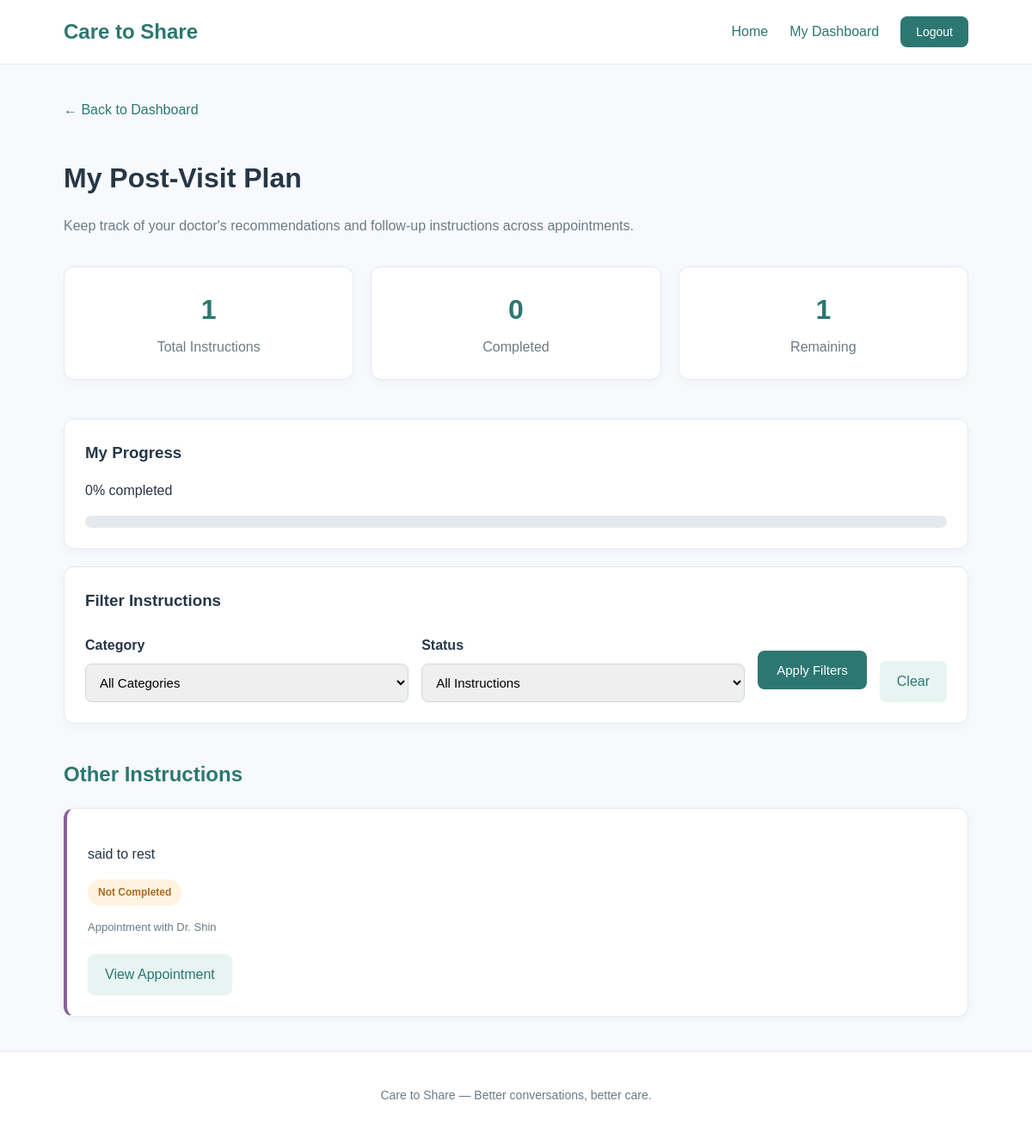
/post-visit-plan/ (signed in), run on the app's committed database.
### appointments/models.py (models this page shows, shortened)
class VisitInstruction(models.Model):
    CATEGORY_CHOICES = [
        ("medication", "Medications"),
        ("follow_up", "Follow-Up Appointments"),
        ("lifestyle", "Lifestyle Recommendations"),
        ("tests", "Tests and Procedures"),
        ("other", "Other Instructions"),
    ]
    appointment = models.ForeignKey(
        Appointment,
        on_delete=models.CASCADE,
        related_name="instructions"
    )
    instruction = models.TextField()
    category = models.CharField(
        max_length=20,
        choices=CATEGORY_CHOICES,
        default="other"
    )
    due_date = models.DateField(
        null=True,
        blank=True
    )
    completed = models.BooleanField(
        default=False
    )

class Appointment(models.Model):
    user = models.ForeignKey(
        settings.AUTH_USER_MODEL,
        on_delete=models.CASCADE
    )
    doctor_name = models.CharField(max_length=100)
    appointment_date = models.DateTimeField()
    reason_for_visit = models.TextField()
    created_at = models.DateTimeField(auto_now_add=True)

### appointments/views.py (the view)
# urls.py: path("post-visit-plan/", views.post_visit_dashboard, name="post_visit_dashboard"),
@login_required
def post_visit_dashboard(request):
    instructions = VisitInstruction.objects.filter(
        appointment__user=request.user
    ).select_related("appointment")
    total_tasks = instructions.count()
    completed_tasks = instructions.filter(completed=True).count()
    remaining_tasks = total_tasks - completed_tasks
    completion_percentage = (
        round(completed_tasks / total_tasks * 100)
        if total_tasks > 0 else 0
    )
    selected_category = request.GET.get("category", "")
    selected_status = request.GET.get("status", "")
    valid_categories = dict(VisitInstruction.CATEGORY_CHOICES)
    if selected_category in valid_categories:
        instructions = instructions.filter(
            category=selected_category
        )
    if selected_status == "completed":
        instructions = instructions.filter(completed=True)
    elif selected_status == "pending":
        instructions = instructions.filter(completed=False)
    grouped_instructions = []
    for category_value, category_name in VisitInstruction.CATEGORY_CHOICES:
        category_tasks = list(
            instructions.filter(
                category=category_value
            ).order_by("due_date", "id")
        )
        if category_tasks:
            grouped_instructions.append({
                "name": category_name,
                "tasks": category_tasks,
            })
    return render(
        request,
        "appointments/post_visit_dashboard.html",
        {
            "grouped_instructions": grouped_instructions,
            "total_tasks": total_tasks,
            "completed_tasks": completed_tasks,
            "remaining_tasks": remaining_tasks,
            "completion_percentage": completion_percentage,
            "categories": VisitInstruction.CATEGORY_CHOICES,
            "selected_category": selected_category,
            "selected_status": selected_status,
        }
    )

### appointments/templates/appointments/post_visit_dashboard.html (shortened to what this page needs)
{% extends "appointments/base.html" %}
{% block content %}
<div class="page-header">
    <a href="{% url 'dashboard' %}" class="back-link">
        ← Back to Dashboard
    </a>
    <h1>My Post-Visit Plan</h1>
    <p>
        Keep track of your doctor's recommendations
        and follow-up instructions across appointments.
    </p>
</div>
<div class="post-visit-stats">
    <div class="card stat-card">
        <h3>{{ total_tasks }}</h3>
        <p>Total Instructions</p>
    </div>
    <div class="card stat-card">
        <h3>{{ completed_tasks }}</h3>
        <p>Completed</p>
    </div>
    <div class="card stat-card">
        <h3>{{ remaining_tasks }}</h3>
        <p>Remaining</p>
    </div>
</div>
<div class="card">
    <h3>My Progress</h3>
    <p>{{ completion_percentage }}% completed</p>
    <div class="progress-bar-background">
    </div>
</div>
<div class="card">
    <h3>Filter Instructions</h3>
    <form method="get" class="post-visit-filters">
        <div>
            <label for="category">Category</label>
            <select name="category" id="category">
                <option value="">All Categories</option>
            </select>
        </div>
        <div>
            <label for="status">Status</label>
            <select name="status" id="status">
                <option value="">All Instructions</option>
            </select>
        </div>
        <button type="submit" class="btn">
            Apply Filters
        </button>
        <a href="{% url 'post_visit_dashboard' %}"
           class="btn-secondary">
            Clear
        </a>
    </form>
</div>
{% for group in grouped_instructions %}
    <section class="post-visit-category">
        <h2>{{ group.name }}</h2>
        {% for instruction in group.tasks %}
            <div class="card post-visit-task">
                <p class="task-instruction">
                    {{ instruction.instruction }}
                </p>
                <div class="task-details">
                    {% if instruction.completed %}
                        <span class="status-badge completed">
                            ✓ Completed
                        </span>
                    {% else %}
                        <span class="status-badge pending">
                            Not Completed
                        </span>
                    {% endif %}
                </div>
                <p class="task-appointment">
                    Appointment with
                    {{ instruction.appointment.doctor_name }}
                </p>
                <a href="{% url 'appointment_detail' instruction.appointment.pk %}"
                   class="btn-secondary">
                    View Appointment
                </a>
            </div>
        {% endfor %}
    </section>
{% endfor %}
{% endblock %}

### appointments/static/appointments/style.css (style rules this page uses)
* { box-sizing: border-box; }
body { margin: 0; font-family: Arial, Helvetica, sans-serif; background-color: #f7f9fc; color: #263746; line-height: 1.6; }
a { color: #2c7771; text-decoration: none; }
h1 { font-size: 32px; margin-bottom: 12px; }
h2 { color: #2c7771; }
h3 { margin-bottom: 10px; }
.card { background: white; padding: 24px; border-radius: 12px; border: 1px solid #e4e9ed; margin-bottom: 20px; box-shadow: 0 3px 12px rgba(0, 0, 0, 0.03); }
.card h3 { margin-top: 0; }
.btn { display: inline-block; background-color: #2c7771; color: white; padding: 11px 20px; border: none; border-radius: 8px; font-size: 14px; cursor: pointer; }
.btn-secondary { display: inline-block; background-color: #e8f4f1; color: #2c7771; padding: 11px 20px; border-radius: 8px; }
form { margin-top: 20px; }
input, textarea, select { width: 100%; padding: 12px; border: 1px solid #cdd8de; border-radius: 8px; font-size: 15px; font-family: inherit; }
label { display: block; font-weight: 600; margin-bottom: 6px; }
button { cursor: pointer; }
.page-header { margin-bottom: 35px; }
.page-header p { color: #6c7b86; }
.back-link { display: inline-block; margin-bottom: 20px; color: #2c7771; font-weight: 500; }
.status-badge { display: inline-block; padding: 6px 12px; border-radius: 20px; font-size: 12px; font-weight: bold; }
.pending { background-color: #fff3e0; color: #a76b23; }
.card form:not(.toggle-form) { margin-top: 25px; }
.card form label { display: block; margin-bottom: 8px; font-weight: 600; }
.card form input, .card form textarea, .card form select { margin-bottom: 0; }
.card form button.btn { margin-top: 10px; margin-bottom: 15px; }
button.btn, input[type="submit"].btn { display: inline-block; background-color: #2c7771; color: #ffffff; padding: 12px 22px; border: none; border-radius: 8px; font-family: inherit; font-size: 15px; font-weight: 500; line-height: 1.4; cursor: pointer; box-shadow: none; appearance: none; }
.post-visit-stats { display: grid; grid-template-columns: repeat(3, 1fr); gap: 20px; margin-bottom: 25px; }
.stat-card { text-align: center; }
.stat-card h3 { font-size: 32px; color: #2c7771; margin-bottom: 5px; }
.stat-card p { color: #6c7b86; margin: 0; }
.progress-bar-background { width: 100%; height: 14px; background-color: #e4e9ed; border-radius: 10px; overflow: hidden; margin-top: 15px; }
.post-visit-filters { display: flex; align-items: end; gap: 15px; flex-wrap: wrap; }
.post-visit-filters > div { flex: 1; min-width: 180px; }
.post-visit-filters select { width: 100%; }
.post-visit-filters button, .post-visit-filters a { margin-bottom: 0; }
.post-visit-category { margin-top: 40px; }
.post-visit-category h2 { margin-bottom: 20px; }
.post-visit-task { border-left: 4px solid #86639b; }
.task-instruction { font-size: 16px; font-weight: 500; }
.task-details { display: flex; align-items: center; gap: 15px; flex-wrap: wrap; margin: 15px 0; color: #6c7b86; font-size: 13px; }
.task-appointment { color: #6c7b86; font-size: 13px; margin-bottom: 20px; }

### data on the page
VisitInstruction: instruction "said to rest", completed "Not Completed", appointment.doctor_name "Dr. Shin"

### other printed values
{{ total_tasks }} "1"
{{ completed_tasks }} "0"
{{ remaining_tasks }} "1"
{{ completion_percentage }} "0"
{{ group.name }} "Other Instructions"
